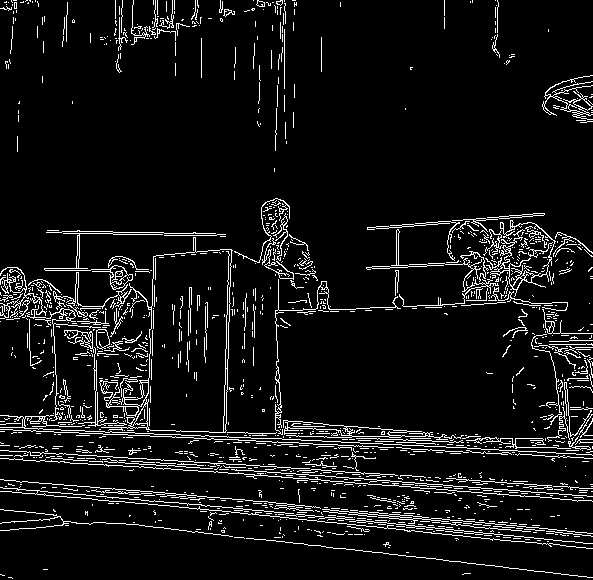
#> input picture assets/bluebonnet.png, 593 x 580 px
$ python canny.py
#> lines starting #> are read from the running program, lines starting #| are printed output that depends on the picture
import cv2

while True:
    name = input("file name > ")
#> the answer given: assets/bluebonnet.png
    img = cv2.imread(name ,0)
#> img is the input picture: shape (580, 593); min 0, max 255, mean 19.1
    edges = cv2.Canny(img,100,120)
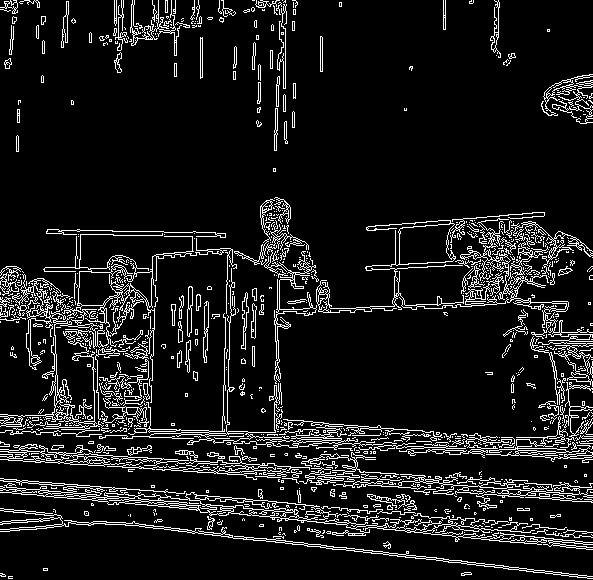
#> edges: shape (580, 593); 10% white in thin lines or dots

    invert = cv2.bitwise_not(edges)
#> invert: shape (580, 593); 90% white; black in thin lines or dots

#> (the run stopped early here; a loop or call above may not have finished)

$ run again, on assets/transparent.png
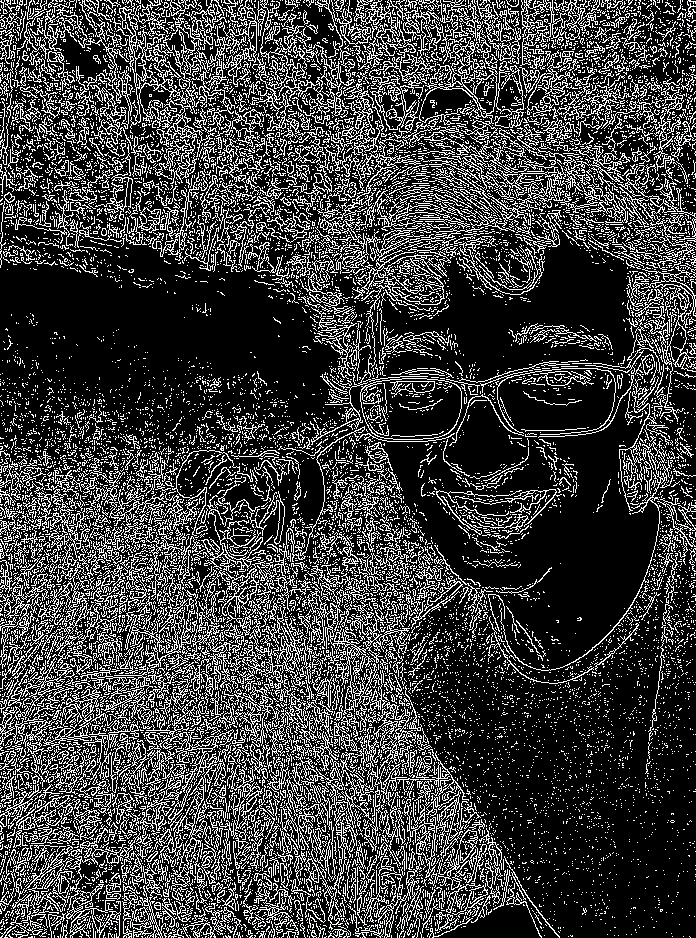
#> input picture assets/transparent.png, 696 x 938 px
#> `edges = cv2.Canny(img,100,120)`:
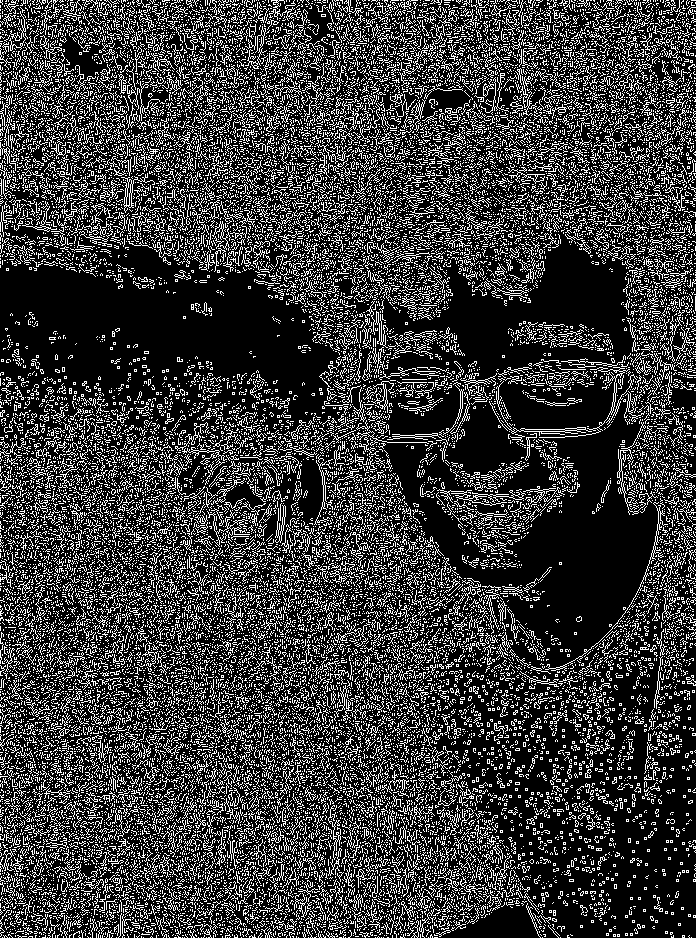
#> edges: shape (938, 696); 22.8% white in thin lines or dots
#> invert: shape (938, 696); 77.2% white; black in thin lines or dots
